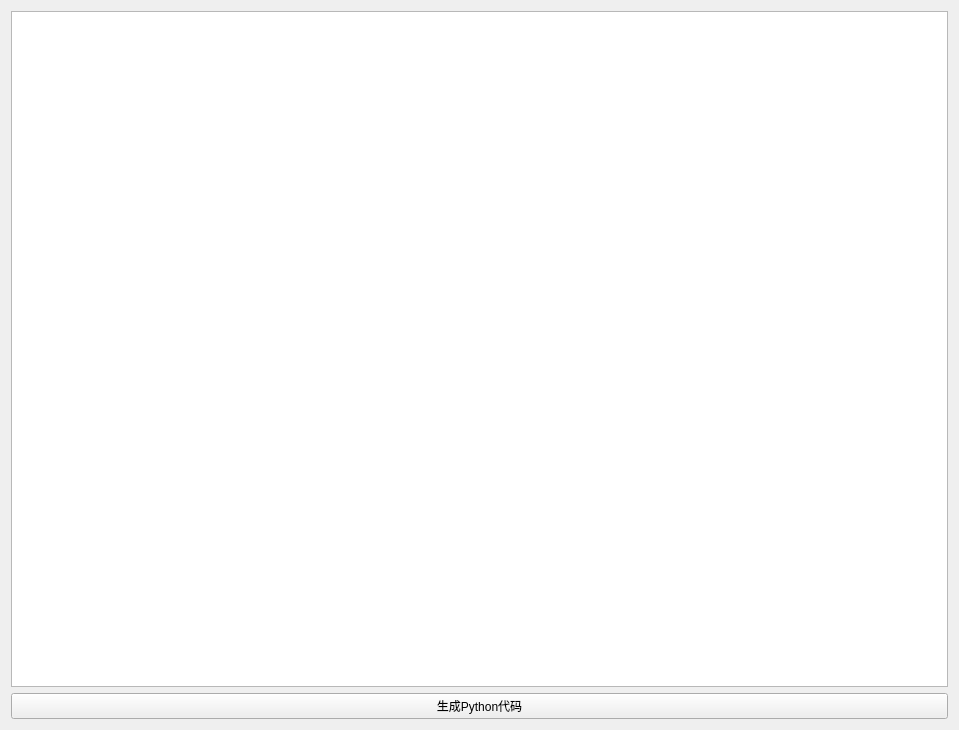
<?xml version="1.0" encoding="UTF-8"?>
<ui version="4.0">
 <class>outTab</class>
 <widget class="QWidget" name="outTab">
  <property name="geometry">
   <rect>
    <x>0</x>
    <y>0</y>
    <width>959</width>
    <height>730</height>
   </rect>
  </property>
  <property name="windowTitle">
   <string>Form</string>
  </property>
  <layout class="QGridLayout" name="gridLayout">
   <item row="0" column="0">
    <widget class="QPlainTextEdit" name="plainTextEdit">
     <property name="readOnly">
      <bool>true</bool>
     </property>
    </widget>
   </item>
   <item row="1" column="0">
    <widget class="QPushButton" name="pushButton_py">
     <property name="text">
      <string>生成Python代码</string>
     </property>
    </widget>
   </item>
  </layout>
 </widget>
 <resources/>
 <connections/>
</ui>
